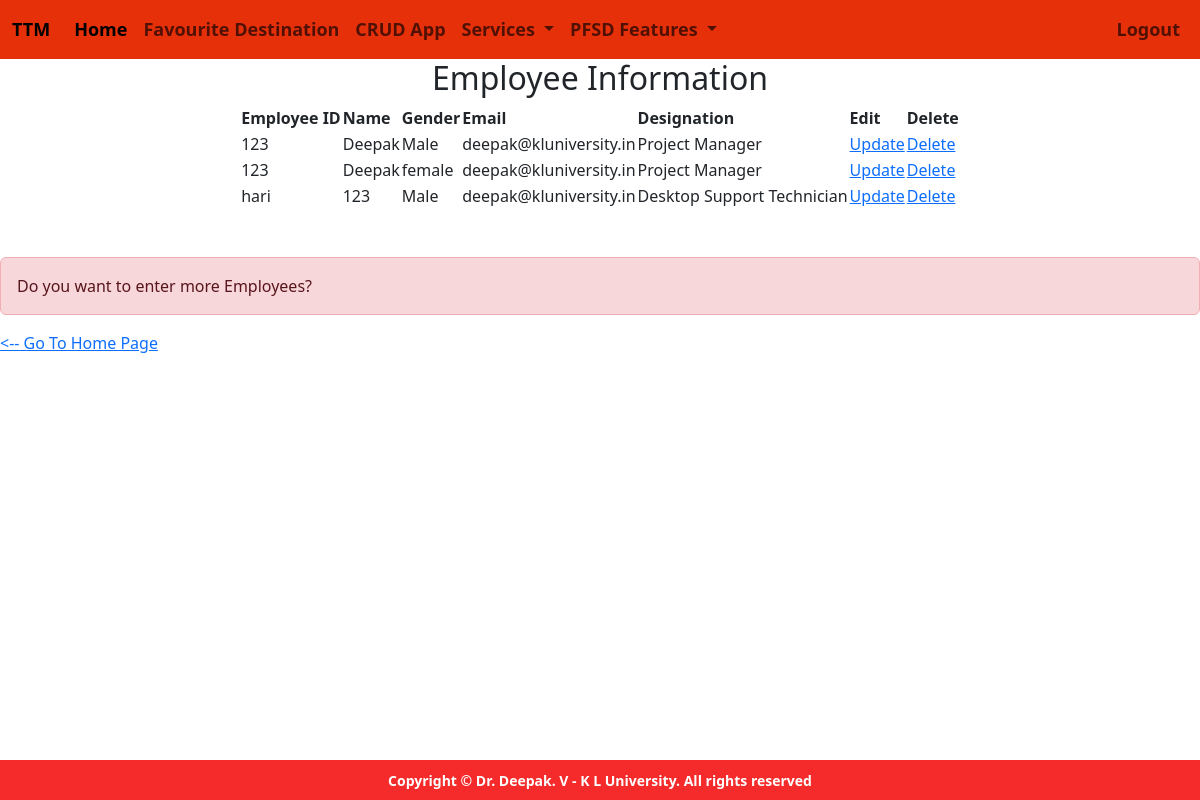
Page /app/show/ on the committed database.
### crud_app/models.py (models this page shows)
class Employee(models.Model):
    EmpId = models.CharField(max_length=3)
    EmpName = models.CharField(max_length=200)
    EmpGender = models.CharField(max_length=10)
    EmpEmail = models.EmailField()
    EmpDesignation = models.CharField(max_length=150)
    class Meta:
        db_table="Employee"

### crud_app/views.py (the view)
# urls.py: path('show/', views.show_emp, name='show-emp'),
def show_emp(request):
    employees = Employee.objects.all()
    return render(request, 'show.html', {'employees': employees})

### templates/show.html (shortened to what this page needs)
{% extends 'Navbar.html' %}
{% block body %}
    <h2 style="text-align:center">Employee Information</h2>
    <table align="center">
        <thead>
            <tr>
                <th>Employee ID</th>
                <th>Name</th>
                <th>Gender</th>
                <th>Email</th>
                <th>Designation</th>
                <th>Edit</th>
                <th>Delete</th>
            </tr>
        </thead>
        <tbody>
            {% for employee in employees %}
            <tr>
                <td>{{ employee.EmpId }}</td>
                <td>{{ employee.EmpName }}</td>
                <td>{{ employee.EmpGender }}</td>
                <td>{{ employee.EmpEmail }}</td>
                <td>{{ employee.EmpDesignation }}</td>
                <td>
                    <a href="{% url 'edit-emp' employee.pk %}">Update</a>
                </td>
                <td>
                    <a href="{% url 'remove-emp' employee.pk %}">Delete</a>
                </td>
            </tr>
            {% endfor %}
        </tbody>
    </table>
    <br><br>
    <p class="alert alert-danger" role="alert">Do you want to enter more Employees?</p>
    <p>
        <a href="{% url 'insert-emp' %}">&lt;-- Go To Home Page</a>
    </p>
{% endblock %}

### templates/Navbar.html (shortened to what this page needs)
<!DOCTYPE html>
<html lang="en">
<head>
    <link href="https://cdn.jsdelivr.net/npm/bootstrap@5.3.2/dist/css/bootstrap.min.css" rel="stylesheet">
</head>
<body>
<nav class="navbar navbar-expand-lg navbar-light" style="background-color: #E6300A;">
  <div class="container-fluid">
    <a class="navbar-brand" href="{% url 'home1' %}">TTM</a>
    <div class="collapse navbar-collapse" id="navbarNavDropdown">
      <ul class="navbar-nav ">
        <li class="nav-item">
          <a class="nav-link active" aria-current="page" href="{% url 'home1' %}">Home</a>
        </li>
          <li class="nav-item">
          <a class="nav-link" href="#">Favourite Destination</a>
        </li>
          <li class="nav-item">
          <a class="nav-link" href="http://127.0.0.1:8000/app/">CRUD App</a>
        </li>
        <li class="nav-item dropdown">
          <a class="nav-link dropdown-toggle" href="#" id="navbarDropdownMenuLink1" role="button" data-bs-toggle="dropdown" aria-expanded="false">
            Services
          </a>
        </li>
        <li class="nav-item dropdown">
          <a class="nav-link dropdown-toggle" href="#" id="navbarDropdownMenuLink2" role="button" data-bs-toggle="dropdown" aria-expanded="false">
            PFSD Features
          </a>
        </li>
          </ul>
        <ul  class="navbar-nav ms-auto">
<li>
        {% if user %}
    <li class="nav-item">
          <a class="nav-link" href="{% url 'logout' %}">Logout</a>
          </li>
        {% endif %}
 </li>
      </ul>
    </div>
  </div>
</nav>
{% block body %}
{% endblock %}
<footer id="sticky-footer" class="flex-shrink-0 py-2">
    <div class="container text-center">
      <small>Copyright &copy; Dr. Deepak. V - K L University. All rights reserved</small>
    </div>
  </footer>
</body>
</html>

### templates/Navbar.html (style rules this page uses)
.navbar { font-size: 18px; }
.navbar-brand, .navbar-nav .nav-link { font-size: 18px; font-weight: bold; }
#sticky-footer { position: fixed; bottom: 0; left: 0; right: 0; background-color: #F52A2A ; color: white; padding: 10px; font-weight: bold; }

### rows in the picture
Employee: EmpId "123", EmpName "Deepak", EmpGender "Male", EmpEmail "deepak@kluniversity.in", EmpDesignation "Project Manager"
Employee: EmpId "123", EmpName "Deepak", EmpGender "female", EmpEmail "deepak@kluniversity.in", EmpDesignation "Project Manager"
Employee: EmpId "hari", EmpName "123", EmpGender "Male", EmpEmail "deepak@kluniversity.in", EmpDesignation "Desktop Support Technician"
